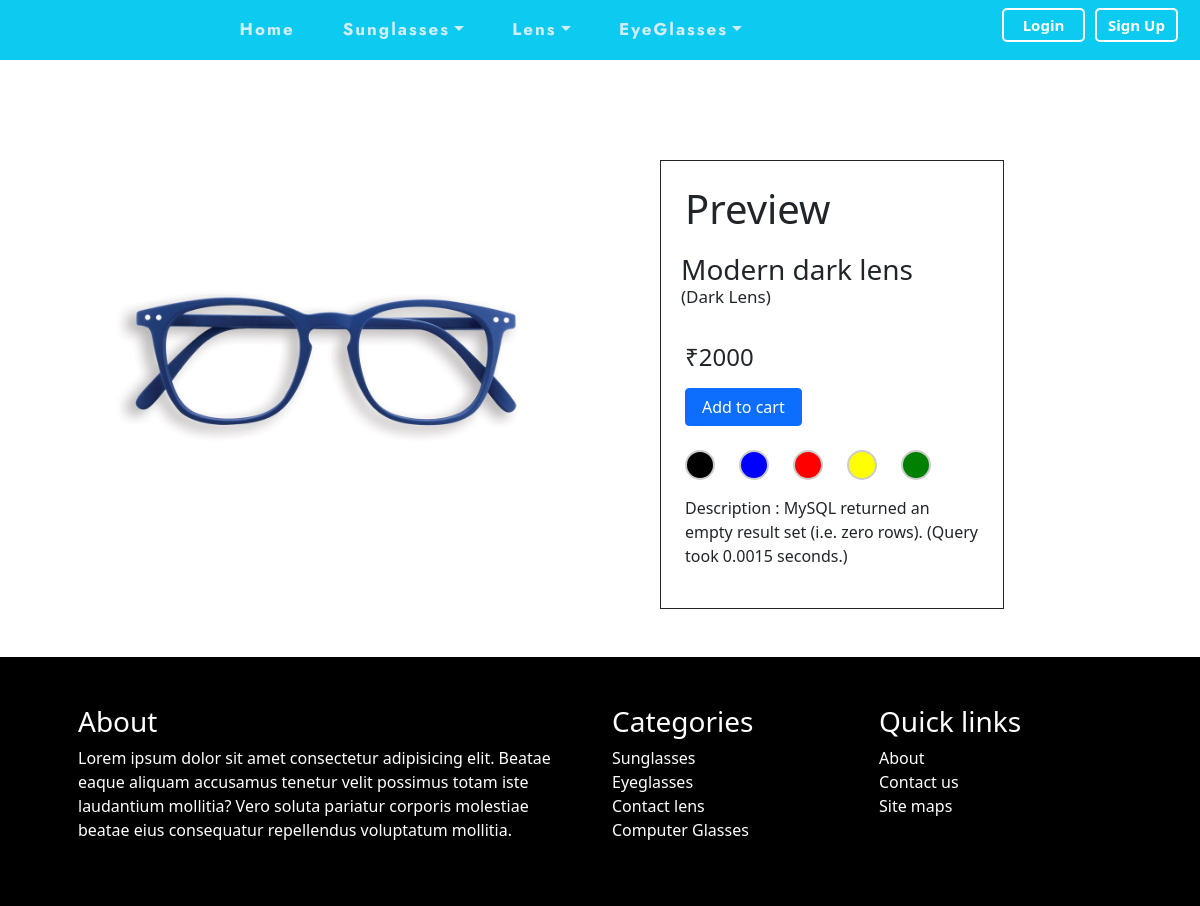
The app's page /preview.php?id=2 with its own data.
### tables this page shows
CREATE TABLE `categories` (
  `ID` int(11) NOT NULL,
  `Categories_name` varchar(255) NOT NULL,
  `totalSub_catg` int(11) NOT NULL
);

CREATE TABLE `sub_categories` (
  `ID` int(11) NOT NULL,
  `Catg_ID` int(255) NOT NULL,
  `totalProducts` int(11) NOT NULL,
  `Sub_catg_name` varchar(255) NOT NULL
);

CREATE TABLE `products` (
  `Sub_catg_ID` int(11) NOT NULL,
  `P_Name` text NOT NULL,
  `P_Desc` text NOT NULL,
  `P_price` varchar(255) NOT NULL,
  `color` varchar(255) NOT NULL,
  `Img_name` text NOT NULL,
  `ID` int(11) NOT NULL
);

### dbh/conn.php (called while the page is built, shortened)
<?php
function ENC($string, $action = 'encrypt')
{
  $encrypt_method = "AES-256-CBC";
  $secret_key = 'ZvOLdaDY4222yxiAVQuD3xg9bjbJ';
  $secret_iv = 'B7hm482C0zj';
  $key = hash('sha256', $secret_key);
  $iv = substr(hash('sha256', $secret_iv), 0, 16);
  if ($action == 'encrypt') {
    $output = openssl_encrypt($string, $encrypt_method, $key, 0, $iv);
    $output = base64_encode($output);
  } else if ($action == 'decrypt') {
    $output = openssl_decrypt(base64_decode($string), $encrypt_method, $key, 0, $iv);
  }
  return $output;
}

### preview.php (the view, shortened to what this page needs)
<!DOCTYPE html>
<html lang="en">
<head>
    <link rel="stylesheet" href="css/style.css" />
    <link rel="stylesheet" href="css/dash.css" />
    <link href="https://cdn.jsdelivr.net/npm/bootstrap@5.0.2/dist/css/bootstrap.min.css" rel="stylesheet" />
</head>
<body>
     <?php
    include_once "includes/nav.php";
    ?>
    <section class="wrapper p-5" style="margin-top:4rem;">
    <div class="container">
        <div class="row">
         <?php
            $id = mysqli_real_escape_string($conn,$_GET['id']);
            $sql = "SELECT * FROM products WHERE ID = {$id};";
            $result = mysqli_query($conn, $sql) or die("Query Unsuccessfull".$sql);
            if(mysqli_num_rows($result) > 0 ){
                while($rows = mysqli_fetch_assoc($result)){
                  $catg_id = $rows['Sub_catg_ID'];
                  $sql1 = "SELECT * FROM sub_categories WHERE ID = {$catg_id}";
                  $result1 = mysqli_query($conn, $sql1) or die("Query Unsuccessfull".$sql1);
                  if(mysqli_num_rows($result1) > 0 ){
                    while($rows1 = mysqli_fetch_assoc($result1)){
         ?>
                <div class="col-lg-6 col-sm-12 col-12 d-flex align-items-center justify-content-center">
                    <div class="img" style="width: 450px;">
                        <img src="uploads/<?php echo ENC($rows['Img_name'],'decrypt')?>" class="img-fluid" style="width: 500px;border-radius: 40px;">
                    </div>
                </div>
                <div class="col-lg-4 col-sm-12 col-12 d-flex flex-column align-items-start justify-content-center pt-5">
                    <div class="row  border border-dark ms-lg-5 ms-md-5 w-100">
                        <div class="col-12 p-3">
                            <h1 class="p-2"> Preview </h1>
                            <h3 class="p-1">
                                <?php echo ENC($rows['P_Name'],'decrypt')?>
                                <p style="font-size: 17px;">(<?php echo ENC($rows1['Sub_catg_name'],'decrypt')?>)</p>
                            </h3>
                            <h4 class="p-2" id="price"> &#x20B9;<?php echo ENC($rows['P_price'],'decrypt')?></h4>
                            <div class="d-grid gap-2 d-md-block m-2 mb-4">
                            <form class="d-inline-block" method="POST" action="operations/insert.php">
                                <button class="btn btn-primary me-md-0 me-lg-2 w-100" type="submit" name="addtocart">Add to cart</button>
                            </form>
                            <div class="mt-4 d-flex align-items-center" style="width:100%;height:auto">
                                <div class="me-4" style="width:30px;height:30px;background:black;border-radius:50%;border: 2px solid #ccc;cursor:pointer"></div>
                                <div class="me-4" style="width:30px;height:30px;background:blue;border-radius:50%;border: 2px solid #ccc;cursor:pointer"></div>
                                <div class="me-4" style="width:30px;height:30px;background:red;border-radius:50%;border: 2px solid #ccc;cursor:pointer"></div>
                                <div class="me-4" style="width:30px;height:30px;background:yellow;border-radius:50%;border: 2px solid #ccc;cursor:pointer"></div>
                                <div style="width:30px;height:30px;background:green;border-radius:50%;border: 2px solid #ccc;cursor:pointer"></div>
                            </div>
                            <P class="pt-3">Description : <?php echo ENC($rows['P_Desc'],'decrypt')?></P>
                    </div>
                </div>
                    </div>
                </div>
            <?php
               }
                 }
              }
            }
            ?>
        </div>
    </div>
    </section>
    <?php
    include_once "includes/footer.php";
    ?>
</body>
</html>

### includes/nav.php (shortened to what this page needs)
<nav class="navbar navbar-expand-lg navbar-dark bg-info fixed-top">
        <div class="container-fluid">
            <div class="collapse navbar-collapse" id="navbarNav">
                <ul class="navbar-nav mx-auto  dark">
                    <li class="nav-item">
                        <a class="nav-link" href="index.php">Home</a>
                    </li>
                    <?php
                    include 'dbh/conn.php';
                     $sql1 = "SELECT * FROM categories WHERE totalSub_catg > 0 LIMIT 0,4;";
                     $result1 = mysqli_query($conn, $sql1);
                     if(mysqli_num_rows($result1) > 0){
                        while($rows1 = mysqli_fetch_assoc($result1)){
                    ?>
                    <li class="nav-item dropdown">
                        <a class="nav-link dropdown-toggle" id="navbarDropdownMenuLink" role="button" data-bs-toggle="dropdown" aria-expanded="false"><?php echo ENC($rows1['Categories_name'],'decrypt');?></a>
                    </li>
                    <?php
                      }
                    }
                    ?>
                </ul>
                <div class="nav-end">
                    <?php
                    if(isset($_SESSION['user_id'])){
                        $sql = "SELECT * FROM orders WHERE Cust_ID = {$_SESSION['user_id']};";
                        $result = mysqli_query($conn, $sql);
                        $i = 0;
                        $i = mysqli_num_rows($result);
                        echo '<a  href="orders.php?cust_id='.$_SESSION["user_id"].'" class="position-relative px-2 nav-btn ms-2" style="width:85px" aria-current="true">Orders
                        <span class="position-absolute top-0 start-100 translate-middle badge rounded-pill bg-danger">
                        '.$i.'
                         <span class="visually-hidden">unread messages</span>
                       </span></a>';
                        $sql = "SELECT * FROM addtocart WHERE Cust_ID = {$_SESSION['user_id']};";
                        $result = mysqli_query($conn, $sql);
                        $count = 0;
                        $count = mysqli_num_rows($result);
                        echo '<a type="button" class="position-relative px-2  nav-btn" style="width:55px;" href="addtocart.php?cust_id='.$_SESSION["user_id"].'">
                        <i class="fas fa-shopping-cart"></i>
                        <span class="position-absolute top-0 start-100 translate-middle badge rounded-pill bg-danger">
                         '.$count.'
                          <span class="visually-hidden">unread messages</span>
                        </span>
                      </a>';
                        echo '<a  href="logout.php" class="nav-btn " style="width:55px;" aria-current="true"><i class="fas fa-sign-out-alt"></i></a>';
                    }else if(isset($_SESSION['role'])){
                        echo '<a  href="admin/dashboard.php" class="nav-btn" aria-current="true">Dashboard</a>';
                        echo '<a  href="logout.php" class="nav-btn" aria-current="true">Logout</a>';
                    }else{
                      echo  '<a  href="login.php" class="nav-btn" aria-current="true">Login</a>';
                      echo '<a  href="signup.php" class="nav-btn" aria-current="true">Sign Up</a>';
                    }
                    ?>
                </div>
            </div>
        </div>
    </nav>

### css/style.css (style rules this page uses)
ul { padding-left: 0 !important; }
a { text-decoration: none !important; outline: none !important; }
li { list-style: none; }
.nav-item { margin-right: 2rem; }
.nav-link { color: rgba(245, 245, 245, 0.856) !important; font-size: 17px; font-family: "Jost", sans-serif; font-weight: bolder; letter-spacing: 2px; }
.container-fluid { height: 100%; }
.nav-btn { display: inline-block; text-decoration: none !important; border: 2px solid white; width: 110px; line-height: 43px; text-align: center; margin-right: 10px; font-weight: bold; color: white; transition: all 0.3s ease-in-out; border-radius: 5px; font-size: 18px; }
@media (max-width: 1370px) { .nav-btn { display: inline-block; width: 83px; line-height: 30px; font-size: 15px; margin-bottom: 10px; } }

### css/dash.css (style rules this page uses)
@media (min-width:1000px) { html { height: 100vh; } }

### records on screen
categories: Categories_name "Sunglasses"
categories: Categories_name "Lens"
categories: Categories_name "EyeGlasses"
products: P_Name "Modern dark lens", P_price "2000", P_Desc "MySQL returned an empty result set (i.e. zero rows). (Query took 0.0015 seconds.)"
sub_categories: Sub_catg_name "Dark Lens"
